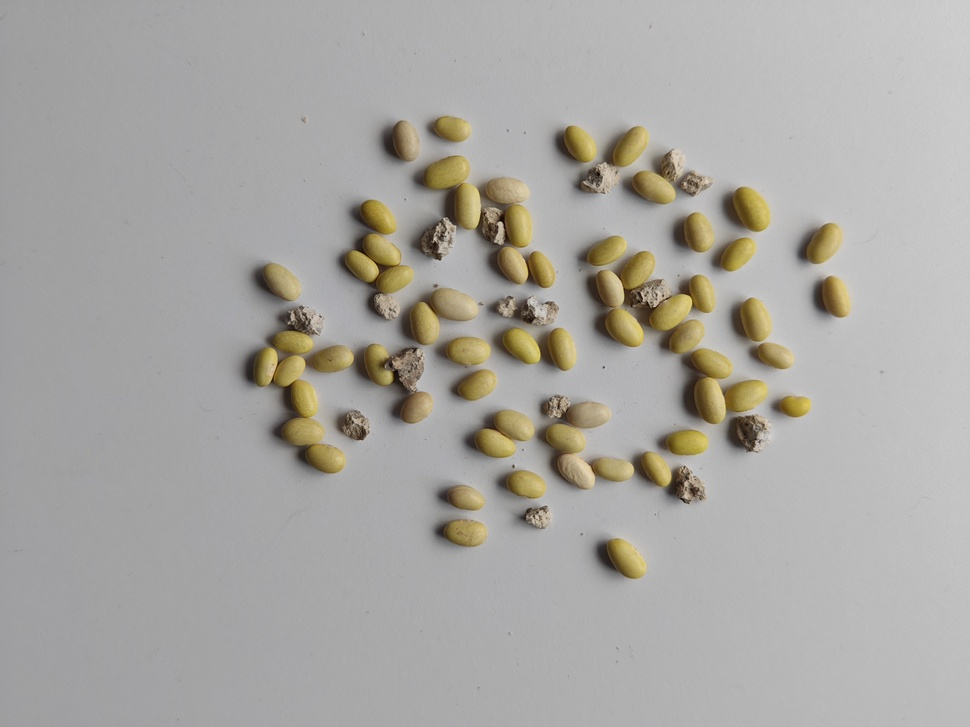
#> input picture img/beans.jpg, 970 x 727 px, shrunk from 4096 x 3072 before the run, found by its file name
$ python textura.py   (older library calls are emulated)
#> lines starting #> are read from the running program, lines starting #| are printed output that depends on the picture; after the words box and inside, x2 and y2 are one past the last pixel; in counts of white or black regions, pixels touching at a corner belong together
import cv2
import numpy as np
import matplotlib.pyplot as plt

# 1. Cargar la imagen original a color y en escala de grises
ruta_imagen = 'img/beans.jpg'
img_color = cv2.imread(ruta_imagen)
#> img_color is the input picture: shape (727, 970, 3); mean B, G, R 162.2, 166.9, 169
img_gray = cv2.imread(ruta_imagen, cv2.IMREAD_GRAYSCALE)
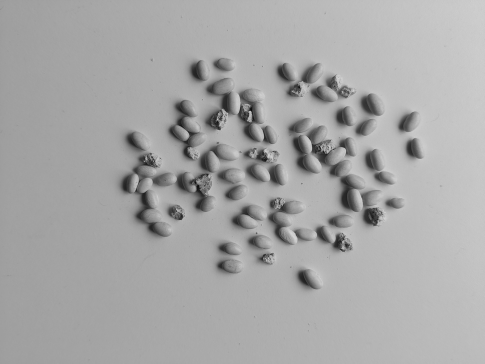
#> img_gray: shape (727, 970) (shown at 1/2 size); min 0, max 216, mean 167

if img_color is None:
    print("Error: No se pudo cargar la imagen. Revisa la ruta.")
else:
    # 2. Resaltar la TEXTURA de toda la imagen usando el Laplaciano
    # Usamos CV_32F para no perder los gradientes negativos
    laplacian = cv2.Laplacian(img_gray, cv2.CV_32F)
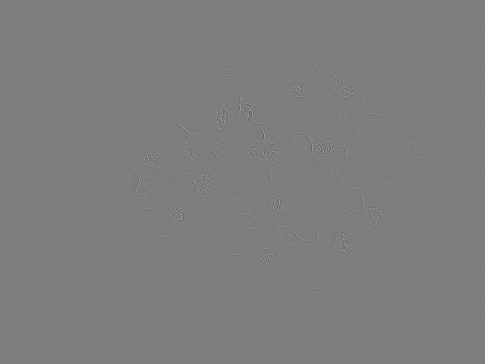
#> laplacian: shape (727, 970) float32 (shown at 1/2 size); min -280, max 288, mean 0; drawn with min black and max white
    # Sacamos el valor absoluto para medir la "fuerza" de la textura
    laplacian_abs = np.absolute(laplacian)

    # 3. Segmentar los objetos usando la Umbralización de Otsu (que ya dominas)
    blur = cv2.GaussianBlur(img_gray, (5, 5), 0)
    _, mascara_binaria = cv2.threshold(blur, 0, 255, cv2.THRESH_BINARY_INV + cv2.THRESH_OTSU)
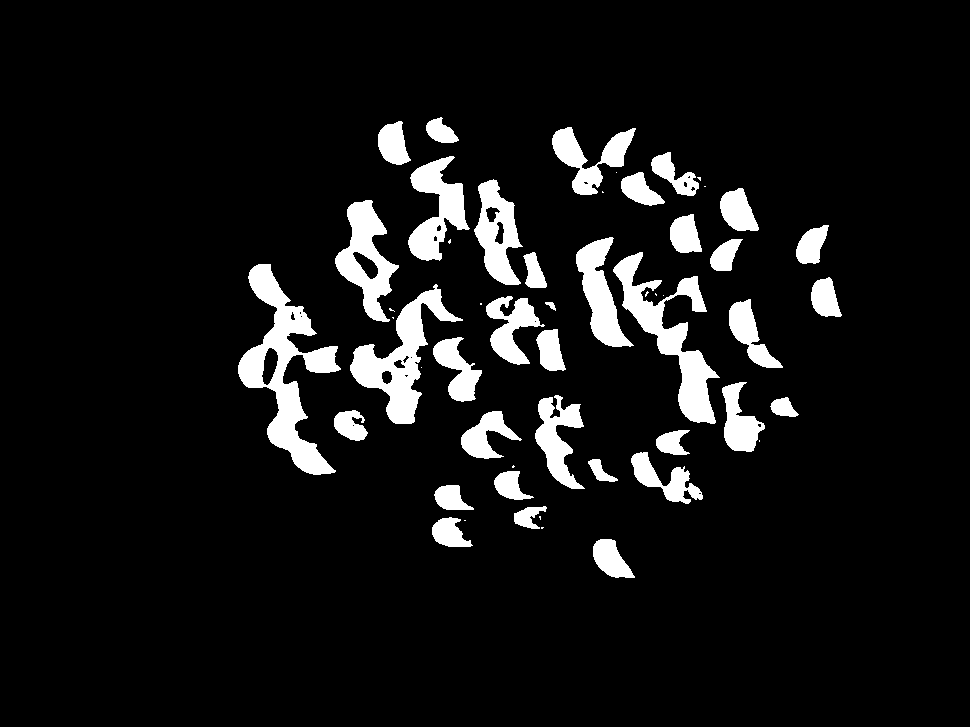
#> mascara_binaria: shape (727, 970); 8.3% white; 53 white regions (17 under 20 px)

    # 4. Encontrar los contornos de todos los objetos en la escena
    contornos, _ = cv2.findContours(mascara_binaria, cv2.RETR_EXTERNAL, cv2.CHAIN_APPROX_SIMPLE)
#> contornos = 53 contours, 17 with area under 20; largest, box (x1, y1, x2, y2) and area: (238, 264, 341, 475) 7342, (613, 252, 720, 424) 4981, (350, 284, 463, 424) 4888, (335, 200, 399, 322) 3610, (408, 156, 470, 261) 2982

    # Creamos copias para dibujar los resultados visuales
    resultado_frijoles = img_color.copy()
    resultado_piedras = img_color.copy()

    # =========================================================================
    # UMBRAL DE TEXTURA (Ajustable)
    # Si un objeto tiene una desviación estándar mayor a esto, se considera piedra.
    # Tip: Imprime los valores en consola la primera vez para calibrarlo perfectamente.
    # =========================================================================
    UMBRAL_TEXTURA = 12.0

    for i, c in enumerate(contornos):
        # Filtrar ruidos extremadamente chicos (menores a 50 píxeles)
        if cv2.contourArea(c) < 50:
            continue

        # A. Crear una máscara negra exclusiva para el objeto actual
        mascara_objeto = np.zeros_like(img_gray)
        cv2.drawContours(mascara_objeto, [c], -1, 255, -1) # Rellenamos el objeto de blanco

        # B. CALCULAR TEXTURA: Medimos la desviación estándar del Laplaciano SÓLO dentro del objeto
        _, stddev = cv2.meanStdDev(laplacian_abs, mask=mascara_objeto)
        valor_textura = stddev[0][0]

        # C. CLASIFICACIÓN
        if valor_textura < UMBRAL_TEXTURA:
            # TEXTURA SUAVE -> Es un frijol. Pintamos su contorno de VERDE
            cv2.drawContours(resultado_frijoles, [c], -1, (0, 255, 0), 2)
            # En la imagen de piedras, borramos el frijol pintándolo de negro
            cv2.drawContours(resultado_piedras, [c], -1, (0, 0, 0), -1)
        else:
            # TEXTURA RUGOSA -> Es una piedra. Pintamos su contorno de ROJO
            cv2.drawContours(resultado_frijoles, [c], -1, (0, 0, 255), 2)
            # En la imagen de frijoles limpios, borramos la piedra pintándola de blanco (o fondo)
            cv2.drawContours(resultado_frijoles, [c], -1, (255, 255, 255), -1)
#> this loop made 53 passes
#> (stddev, valor_textura) on passes 1, 4, 6, 7, 8, 10, 11, 13: ([11.07], 11.07), ([11.31], 11.31), ([37.61], 37.61), ([11.39], 11.39), ([10.94], 10.94), ([24.01], 24.01), ([33.31], 33.31), ([8.77], 8.77)
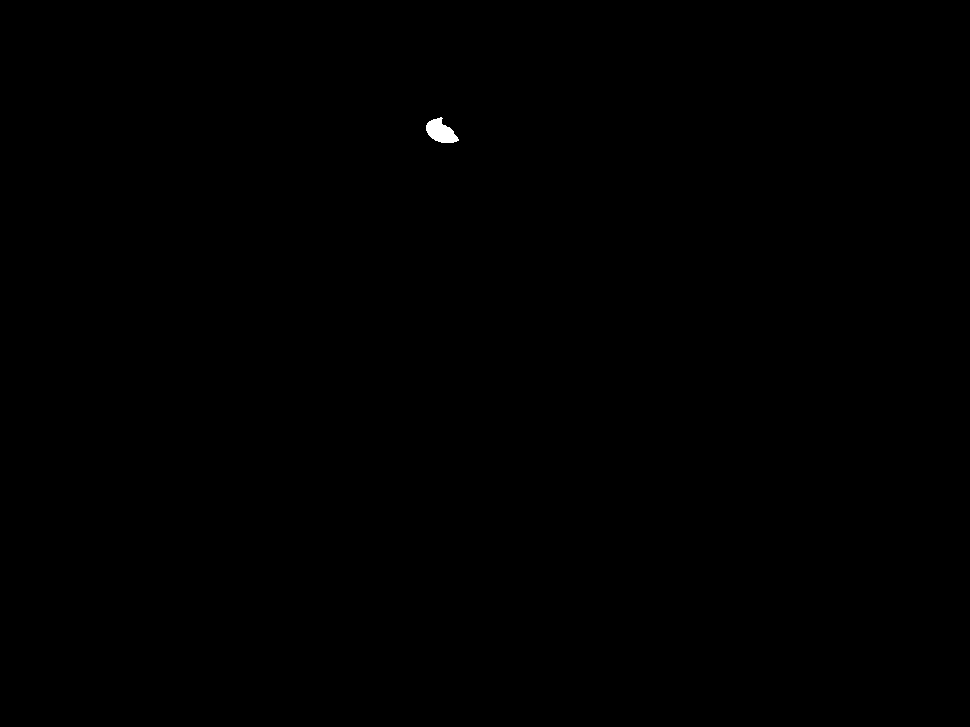
#> mascara_objeto: shape (727, 970); 0.07% white; 1 white region, box (x1, y1, x2, y2) and area: (426, 117, 459, 143) 524
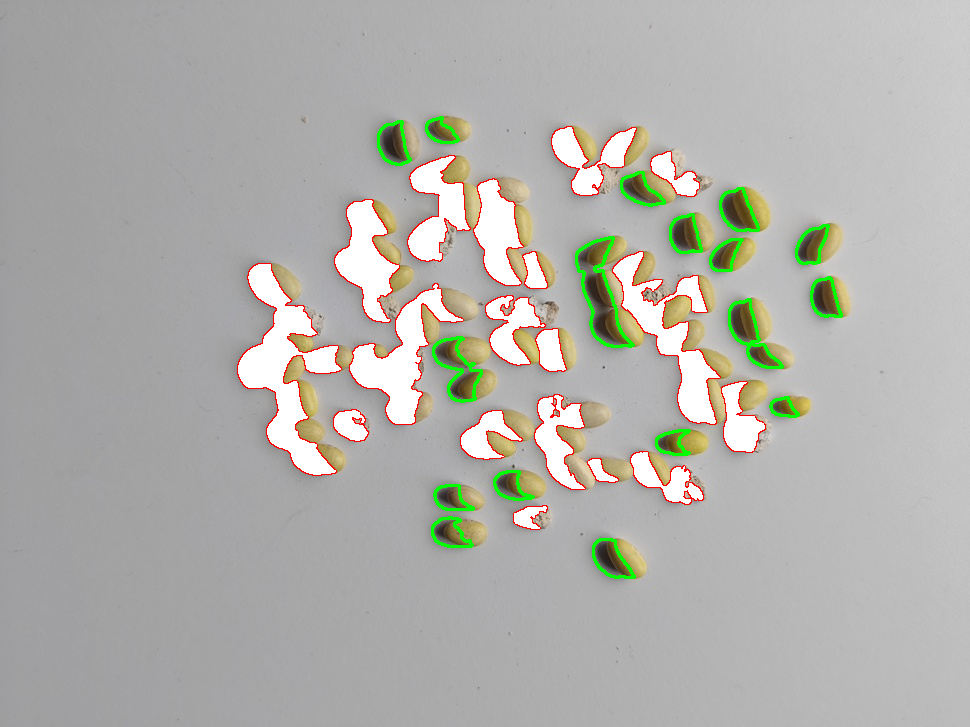
#> resultado_frijoles: shape (727, 970, 3); 8.17% of pixels changed, all inside (x1, y1, x2, y2) = (237, 116, 843, 579)
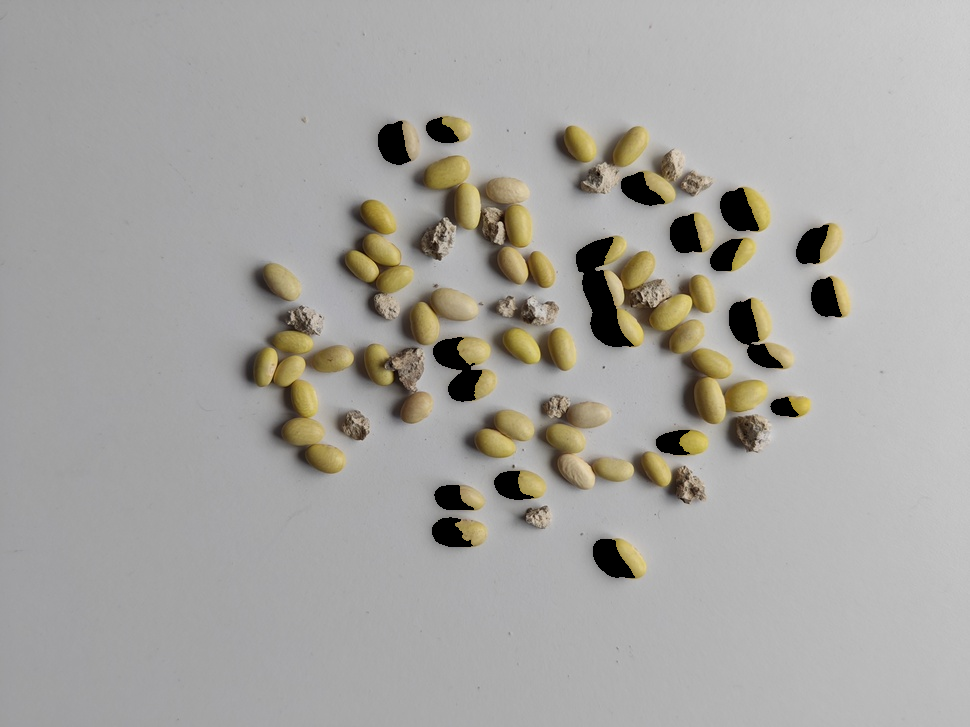
#> resultado_piedras: shape (727, 970, 3); 2.35% of pixels changed, all inside (x1, y1, x2, y2) = (378, 117, 842, 578)

    # 5. Guardar los resultados limpios en tu disco duro
    cv2.imwrite('solo_frijoles_textura.png', resultado_frijoles)
    print("¡Procesamiento por textura terminado con éxito!")

    # =========================================================================
    # MOSTRAR RESULTADOS
    # =========================================================================
    plt.figure(figsize=(15, 5))

    # Convertir BGR a RGB para Matplotlib
    lap_mostrar = cv2.normalize(laplacian_abs, None, 0, 255, cv2.NORM_MINMAX, dtype=cv2.CV_8U)

    plt.subplot(1, 3, 1)
    plt.title("1. Mapa de Textura (Laplaciano)")
    plt.imshow(lap_mostrar, cmap='jet')
    plt.axis('off')

    plt.subplot(1, 3, 2)
    plt.title("2. Clasificación (Verde=Frijol, Rojo=Piedra)")
    plt.imshow(cv2.cvtColor(img_color, cv2.COLOR_BGR2RGB))
    # Superponemos los contornos para el reporte
    for c in contornos:
        if cv2.contourArea(c) > 50:
            _, std = cv2.meanStdDev(laplacian_abs, mask=mascara_objeto)
            color = (0, 255, 0) if cv2.meanStdDev(laplacian_abs, mask=np.zeros_like(img_gray))[1][0][0] < UMBRAL_TEXTURA else (255, 0, 0)
#> this loop made 53 passes
#> c on passes 2, 3, 12, 19, 22, 24, 28, 29: [[541, 527], [541, 528], [542, 528], [543, 527]], [[464, 520], [465, 520]], [[759, 440], [759, 441]], [[421, 367]], [[392, 317], [393, 318], [393, 317]], [[480, 303], [480, 304], [481, 304], [481, 303]], [[663, 295]], [[655, 293], [655, 294], [656, 295], [656, 294]]
    plt.imshow(cv2.cvtColor(resultado_frijoles, cv2.COLOR_BGR2RGB))
    plt.axis('off')

    plt.subplot(1, 3, 3)
    plt.title("3. Imagen Limpia (Sin Piedras)")
    plt.imshow(cv2.cvtColor(resultado_frijoles, cv2.COLOR_BGR2RGB))
    plt.axis('off')

    plt.tight_layout()
    plt.show()
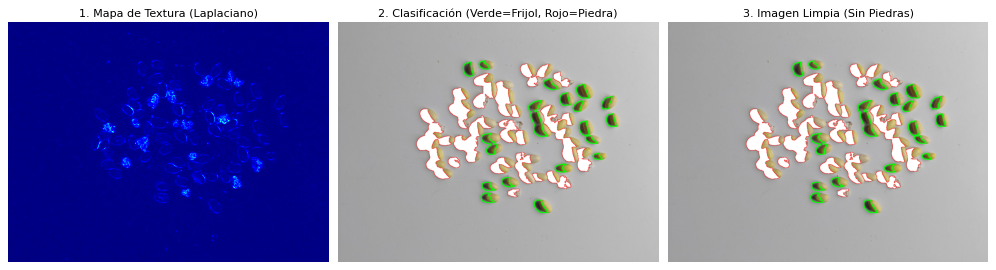
#> figure drawn by matplotlib, 3 panels

$ run again, with img/frijolbayo2.jpg copied over img/beans.jpg
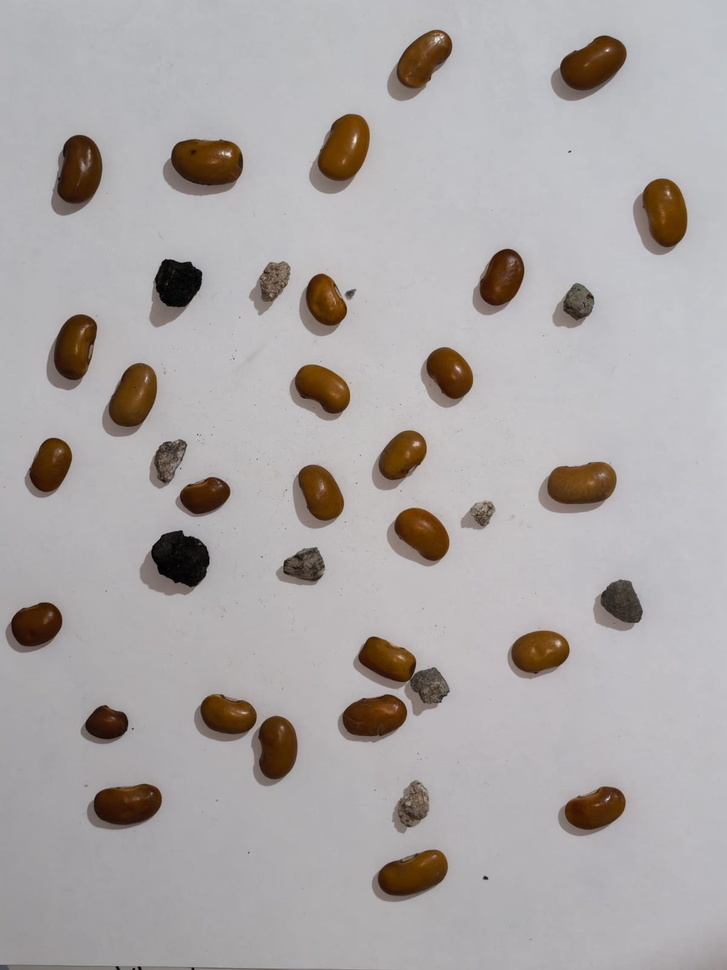
#> input picture img/frijolbayo2.jpg, 727 x 970 px, shrunk from 1200 x 1600 before the run, found by its file name
#> img_color is the input picture: shape (970, 727, 3); mean B, G, R 167, 167.4, 172
#> `_, mascara_binaria = cv2.threshold(blur, 0, 255, cv2.THRESH_BINARY_INV..`:
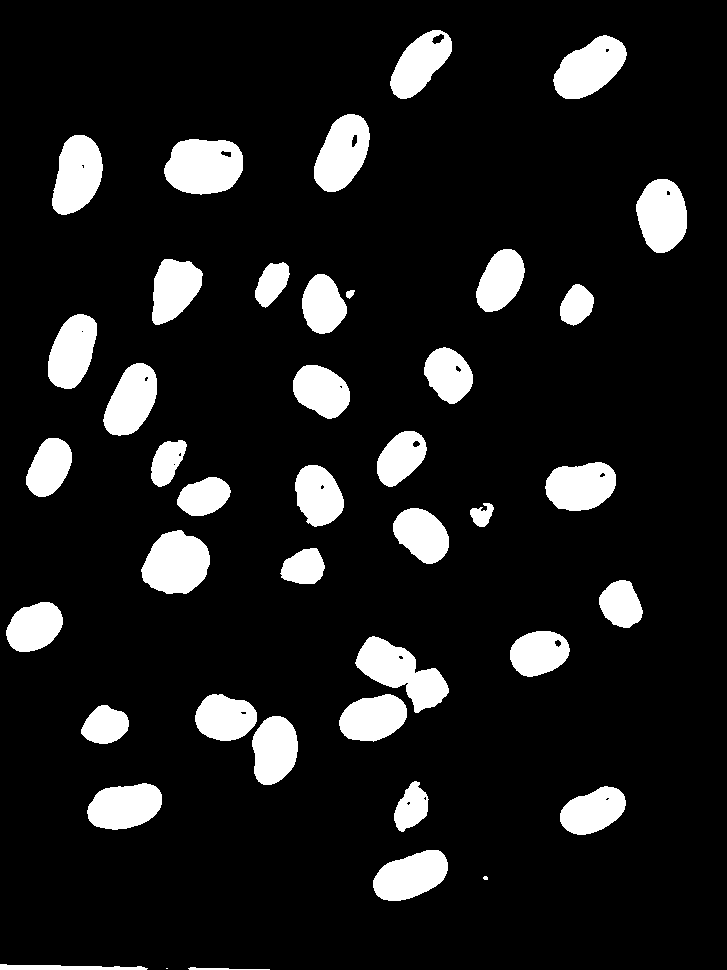
#> mascara_binaria: shape (970, 727); 11.5% white; 42 white regions (2 under 20 px)
#> contornos = 42 contours, 2 with area under 20; largest, box (x1, y1, x2, y2) and area: (164, 139, 243, 195) 3479, (355, 636, 449, 713) 3310, (141, 530, 210, 594) 3170, (553, 35, 627, 99) 2932, (314, 114, 370, 192) 2922
#> the loop `for i, c in enumerate(contornos):` made 42 passes
#> (stddev, valor_textura) on passes 3, 5, 6, 7, 8, 9, 10, 11: ([24.72], 24.72), ([16.85], 16.85), ([20.26], 20.26), ([17.74], 17.74), ([23.77], 23.77), ([17.77], 17.77), ([26.02], 26.02), ([20.55], 20.55)
#> the loop `for c in contornos:` made 42 passes
#> c on pass 1: [[166, 968], [167, 968]]
#> `plt.show()`:
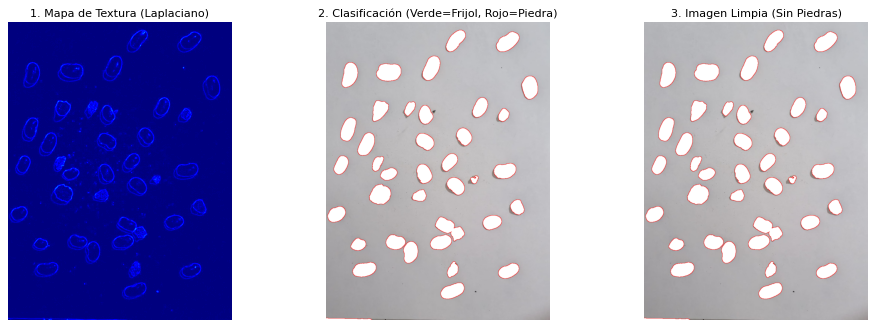
#> figure drawn by matplotlib, 3 panels

$ run again, with img/frijolbayo3.jpg copied over img/beans.jpg
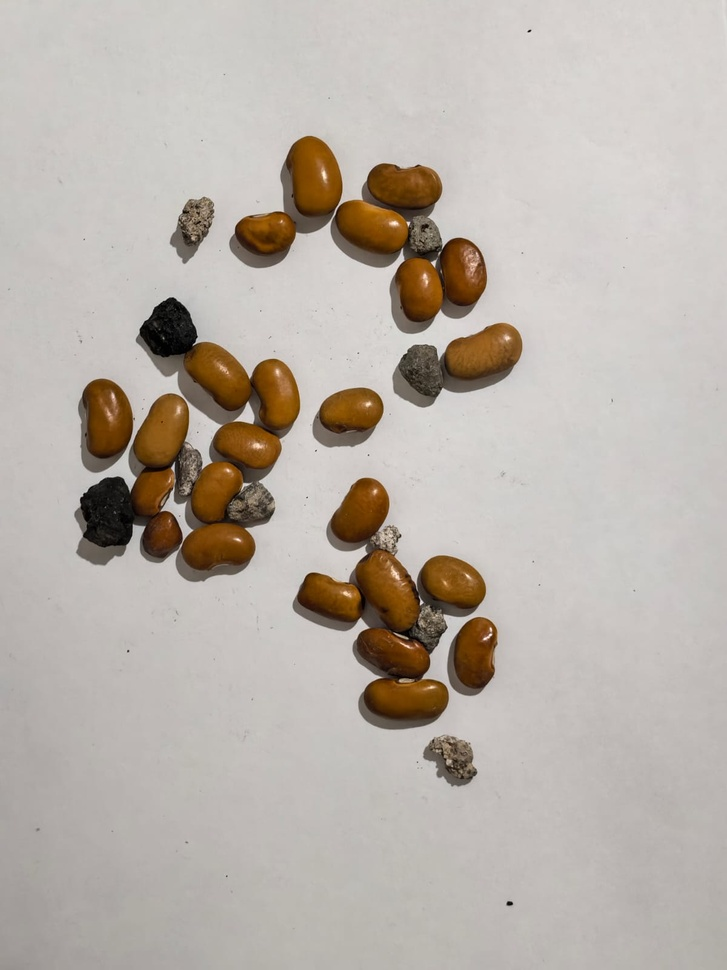
#> input picture img/frijolbayo3.jpg, 727 x 970 px, shrunk from 1200 x 1600 before the run, found by its file name
#> img_color is the input picture: shape (970, 727, 3); mean B, G, R 169.7, 177.5, 185.3
#> `_, mascara_binaria = cv2.threshold(blur, 0, 255, cv2.THRESH_BINARY_INV..`:
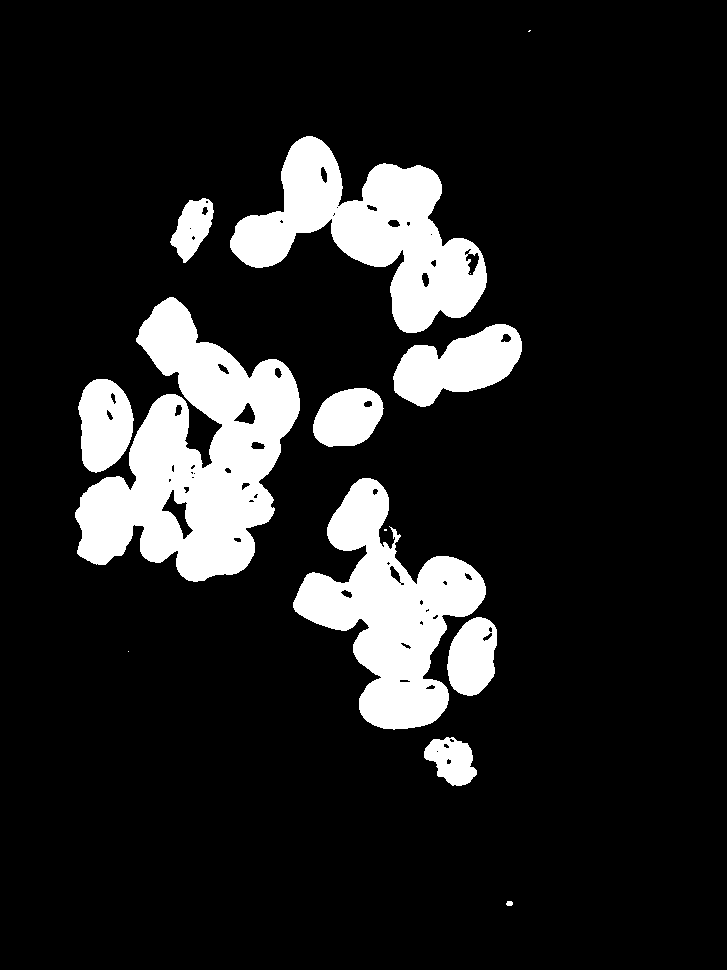
#> mascara_binaria: shape (970, 727); 13.6% white; 14 white regions (4 under 20 px)
#> contornos = 13 contours, 3 with area under 20; largest, box (x1, y1, x2, y2) and area: (75, 297, 300, 582) 33300, (230, 136, 487, 333) 21716, (293, 478, 486, 730) 21279, (393, 324, 522, 407) 6234, (78, 379, 134, 473) 3883
#> the loop `for i, c in enumerate(contornos):` made 13 passes
#> (stddev, valor_textura) on passes 2, 4, 6, 7, 8, 9, 10, 11: ([32.2], 32.2), ([25.22], 25.22), ([25.32], 25.32), ([21.19], 21.19), ([20.01], 20.01), ([22.64], 22.64), ([25.92], 25.92), ([42.43], 42.43)
#> the loop `for c in contornos:` made 13 passes
#> c on passes 3, 5, 13: [[128, 651]], [[384, 529], [384, 530], [386, 530], [386, 529]], [[529, 30], [528, 31], [529, 31], [530, 30]]
#> `plt.show()`:
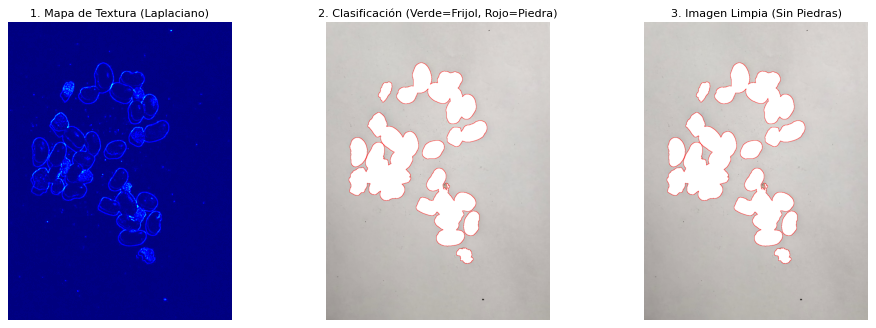
#> figure drawn by matplotlib, 3 panels
